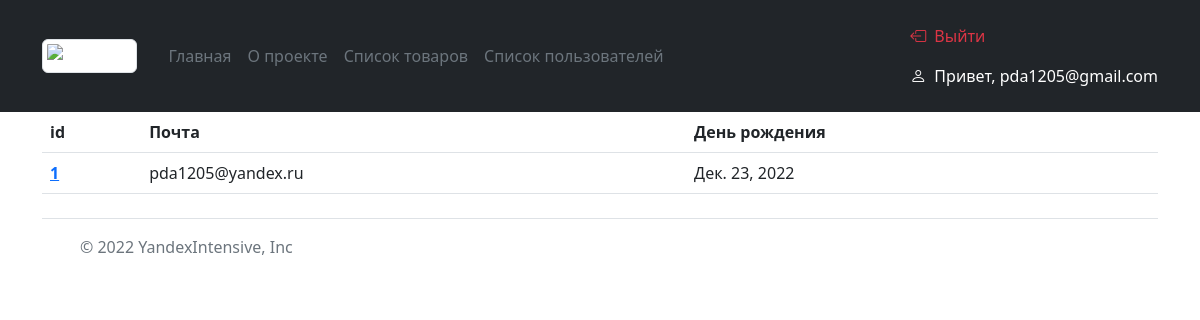
Page /auth/user_list/ (signed in) on the committed database.
### users/models.py (models this page shows, shortened)
class CustomUser(AbstractUser):
    username = None
    email = models.EmailField(verbose_name="Почта", unique=True)
    USERNAME_FIELD = 'email'
    REQUIRED_FIELDS = []
    objects = CustomUserManager()

class Profile(models.Model):
    user = models.OneToOneField(
        CustomUser,
        on_delete=models.CASCADE,
        verbose_name="Пользователь")
    birthday = models.DateField(
        verbose_name="День рождения",
        null=True,
        blank=True
    )
    class Meta:
        verbose_name = "Дополнительное поле"
        verbose_name_plural = "Дополнительные поля"

### users/views.py (the view)
# urls.py: path('user_list/', views.user_list, name="user_list"),
def user_list(request):
    template_name = "users/user_list.html"
    users = CustomUser.objects.filter(is_superuser=False)
    context = {
        'users': users,
        'active': True
    }
    return render(request, template_name, context)

### templates/users/user_list.html (shortened to what this page needs)
{% extends 'base.html' %}
{% block content %}
    <div class="container">
        <table class="table">
            <thead>
            <tr>
                <th scope="col">id</th>
                <th scope="col">Почта</th>
                <th scope="col">День рождения</th>
            </tr>
            </thead>
            <tbody>
            {% for user in users %}
                <tr>
                    <th scope="row"><a href="{% url 'users:user_detail' user.id %}">{{ forloop.counter }}</a></th>
                    <td>{{ user.email }}</td>
                    <td>{{ user.profile.birthday }}</td>
                </tr>
            {% endfor %}
            </tbody>
        </table>
    </div>
{% endblock %}

### templates/includes/header.html (shortened to what this page needs)
<header class="p-3 text-bg-dark">
    <div class="container">
        <div class="d-flex flex-wrap align-items-center justify-content-center justify-content-lg-start">
            <a href="/" class="d-flex align-items-center mb-2 mb-lg-0 text-white text-decoration-none me-4">
                <img class="img-thumbnail" src="https://icomoon.io/iconsabf18a1/4/915.svg" alt="dots icon">
            </a>
            <ul class="nav col-12 col-lg-auto me-lg-auto mb-2 justify-content-center mb-md-0">
                <li><a href="{% url 'homepage:home' %}"
                       class="nav-link px-2 {% if active == 'home' %}text-light disabled{% else %}text-secondary{% endif %}">Главная</a>
                </li>
                <li><a href="{% url 'about:description' %}"
                       class="nav-link px-2 {% if active == 'about' %}text-light disabled{% else %}text-secondary{% endif %}">О
                    проекте</a></li>
                <li><a href="{% url 'catalog:item_list' %}"
                       class="nav-link px-2 {% if active == 'catalog' %}text-light disabled{% else %}text-secondary{% endif %}">Список
                    товаров</a></li>
                <li><a href="{% url 'users:user_list' %}"
                       class="nav-link px-2 {% if active == 'user_list' %}text-light disabled{% else %}text-secondary{% endif %}">Список
                    пользователей</a></li>
            </ul>
            {% if user.is_authenticated %}
                <ul class="nav navbar-nav ml-auto">
                    <li class="nav-item">
                        <a class="nav-link text-danger" href="{% url 'users:logout' %}">
                            <i class="bi bi-box-arrow-left me-2"></i>Выйти</a>
                    </li>
                    <li class="nav-item">
                        <a class="nav-link" href="{% url 'users:profile' %}"><i
                                class="bi bi-person me-2"></i>Привет, {{ user.email }}</a>
                    </li>
                </ul>
            {% endif %}
        </div>
    </div>
</header>

### rows in the picture
CustomUser: email "pda1205@gmail.com"
CustomUser: email "pda1205@yandex.ru", profile.birthday "Дек. 23, 2022"
